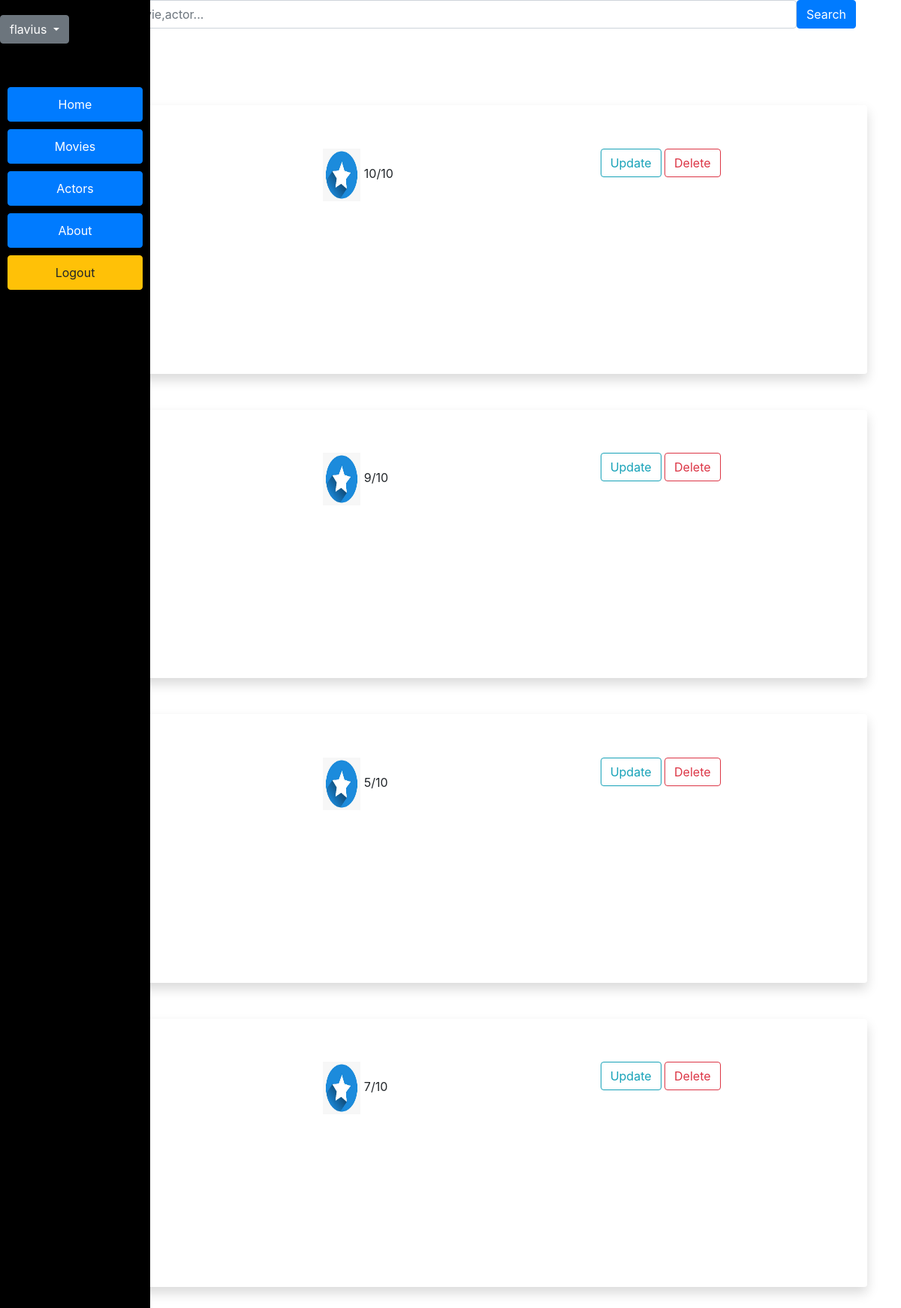
/myratings/3 (signed in), run on the app's committed database.
### blog/models.py (models this page shows, shortened)
class Rating(models.Model):
    Numbers = (
        (1, 1),
        (2, 2),
        (3, 3),
        (4, 4),
        (5, 5),
        (6, 6),
        (7, 7),
        (8, 8),
        (9, 9),
        (10, 10),
    )
    user = models.ForeignKey(User, on_delete=models.CASCADE)
    movie = models.ForeignKey(Movie,on_delete=models.CASCADE)
    rating = models.IntegerField(max_length=2,null=True, choices=Numbers)
    star1 = models.ImageField(null=True,blank=True,default='images/orangestar.png',upload_to='images/')
    star2 = models.ImageField(null=True, blank=True, default='images/bluestar.jpeg', upload_to='images/')
    class Meta:
        unique_together = ('user', 'movie',)

### blog/views.py (the view)
# urls.py: path('myratings/<user_id>', views.my_ratings, name='myratings'),
@login_required(login_url='users-login')
def my_ratings(request,user_id):
    usr = User.objects.get(id=user_id)
    ratings = usr.rating_set.all()
    return render(request, 'myratings.html', {'ratings': ratings})

### blog/templates/myratings.html (shortened to what this page needs)
{% extends 'base.html' %}
{% load static %}
{% block content%}
        <br>
        <a style="text-align: center; margin-bottom 15px;" class="btn btn-success" href="{% url 'myratings' user.id %}">My ratings : </a>
        <br>
        <br>
        {% for rating in ratings %}
        <div class="shadow p-3 mb-5 bg-white rounded">
            <a href="{% url 'show-movie' rating.movie.id %}"> <h3>{{ rating.movie.title}}</h3> </a>
                <div class="row">
                    <div class="col">
                        <br>
                        <br>
                    </div>
                    <div class="col">
                        <img src="{{ rating.star2.url }}" width="50" height="70">
                        {{ rating.rating }}/10
                        <br>
                    </div>
                    <div class="col">
                        <a href="{% url 'update-rating' rating.id %}" class="btn btn-outline-info"> Update </a>
                        <a href="{% url 'delete-rating' rating.id %}" class="btn btn-outline-danger"> Delete </a>
                    </div>
                </div>
        </div>
        {% endfor %}
{% endblock %}

### blog/templates/base.html (shortened to what this page needs)
<html lang="en" xmlns="http://www.w3.org/1999/html">
<head>
    <link rel="stylesheet" href="https://stackpath.bootstrapcdn.com/bootstrap/4.4.1/css/bootstrap.min.css">
</head>
<body>
      <div class="sidenav">
          {% if user.is_authenticated %}
            <div class="dropdown">
              <button class="btn btn-secondary dropdown-toggle" type="button" id="dropdownMenuButton" data-toggle="dropdown" aria-haspopup="true" aria-expanded="false">
                {{ user.username }}
              </button>
            </div>
          <br>
          <br>
          {% endif %}
          <a href="/home" class="btn btn-primary">Home</a>
          <a href="/movies" class="btn btn-primary">Movies</a>
          <a href="/actors" class="btn btn-primary">Actors</a>
          <a href="/about" class="btn btn-primary">About</a>
          {% if user.is_authenticated %}
           <a class="btn btn-warning" href="/logout">Logout</a>
          {% else %}
           <a class="btn btn-success" href="/login" >Login</a>
           <a class="btn btn-info" href="/register">Register</a>
          {% endif %}
    </div>
    <div class="container">
        <div class="container">
            <form class="d-flex" method="POST" action="{% url 'search-movies' %}">
                <input class="form-control me-2" type="search" placeholder="Search for a movie,actor..." name="searched">
                <button class="btn btn-primary" type="submit">Search</button>
            </form>
            </div>
        {% block content%}
        {% endblock%}
    </div>
</body>
</html>

### blog/templates/base.html (style rules this page uses)
.sidenav { height: 100%; width: 200px; position: fixed; z-index: 1; top: 0; left: 0; background-color: #000000; overflow-x: hidden; padding-top: 20px; }
.sidenav a { padding: 10px; margin: 10px; display: block; }
.sidenav a:hover, { color: #f1f1f1; }

### data on the page
Rating: star2 (picture), rating "10"
Rating: star2 (picture), rating "9"
Rating: star2 (picture), rating "5"
Rating: star2 (picture), rating "7"

### other printed values
{{ user.username }} "flavius"
